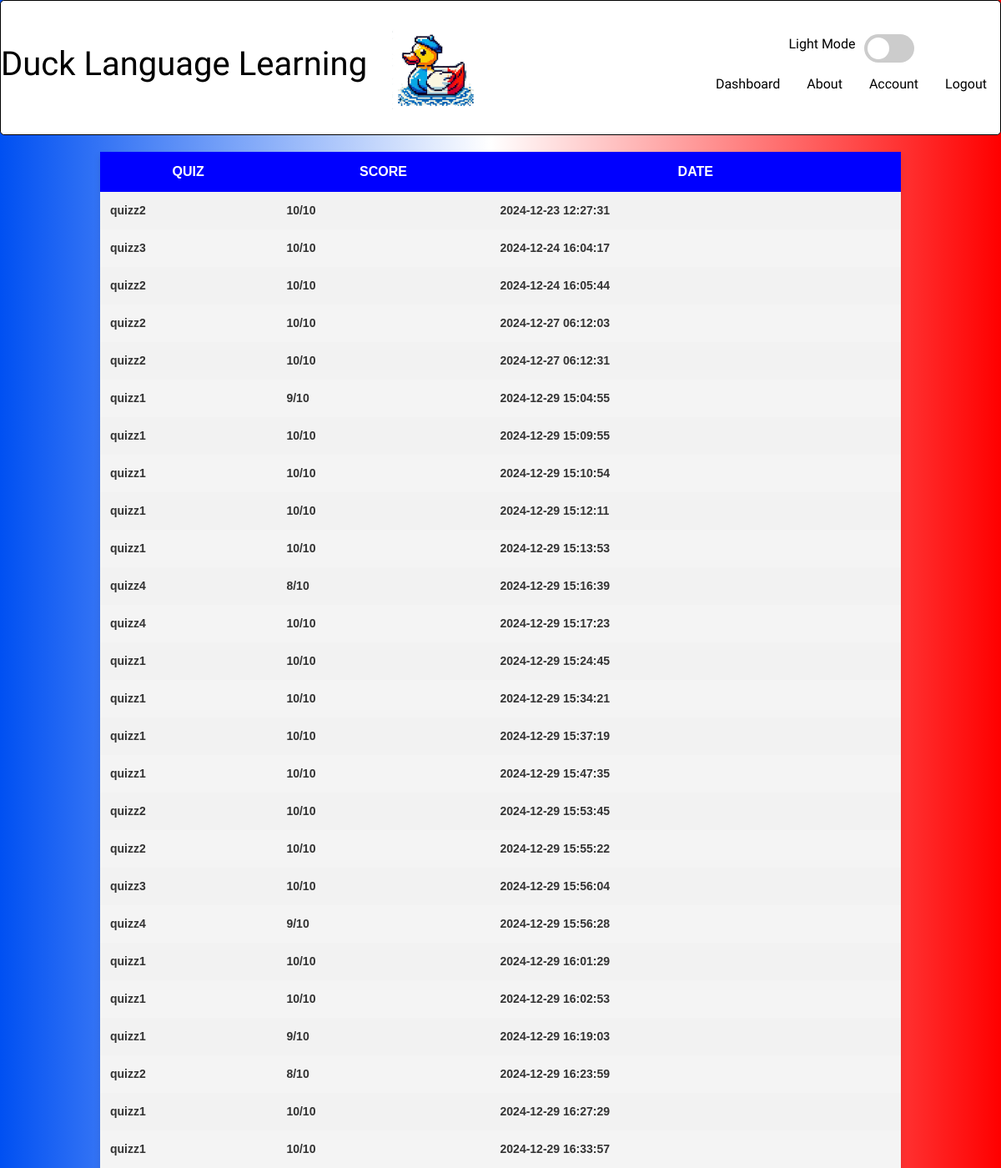
Page /scoreboard (signed in, upper part) on the committed database.
### tables this page shows
CREATE TABLE quiz_results (
    id INTEGER PRIMARY KEY AUTOINCREMENT,        -- id unique et clé primaire
    user_id INTEGER,                             -- user_id comme clé étrangère
    quiz_name TEXT NOT NULL,                     -- nom du quiz
    score INTEGER,                               -- score obtenu
    date TIMESTAMP DEFAULT CURRENT_TIMESTAMP,    -- date d'entrée, avec valeur par défaut l'heure actuelle
    FOREIGN KEY (user_id) REFERENCES users(id)  -- clé étrangère reliant user_id à la colonne id de la table users
);

### app.py (the view)
@app.route ("/scoreboard")
@login_required
def scoreboard():
    db=get_db()
    user_id = db.execute("SELECT id FROM users WHERE id=?", (session["user_id"],)).fetchone()
    scoreboard=db.execute("SELECT quiz_name,score,date FROM quiz_results WHERE user_id = ?",(user_id["id"],)).fetchall()
    return render_template("scoreboard.html",scoreboard=scoreboard)

### app.py (called while the page is built)
def get_db():
    db = getattr(g, '_database', None)
    if db is None:
        db = g._database = sqlite3.connect(DATABASE)
        db.row_factory = make_dicts
    return db

@app.teardown_appcontext
def close_connection(exception):
    db = getattr(g, '_database', None)
    if db is not None:
        db.close()

def make_dicts(cursor, row):
    return dict((cursor.description[idx][0], value)
                for idx, value in enumerate(row))

@app.after_request
def after_request(response):
    response.headers["Cache-Control"] = "no-cache, no-store, must-revalidate"
    response.headers["Expires"] = 0
    response.headers["Pragma"] = "no-cache"
    return response

### helper.py (called while the page is built)
def login_required(f):
    @wraps(f)
    def decorated_function(*args, **kwargs):
        if session.get("user_id") is None:
            return redirect("/login")
        return f(*args, **kwargs)
    return decorated_function

### templates/scoreboard.html (shortened to what this page needs)
{% extends "layout.html" %}
{% block content %}
<table>
    <th>Quiz</th>
    <th>Score</th>
    <th>Date</th>
{% for row in scoreboard %}
<tr>
    <td>{{row.quiz_name}}</td>
    <td>{{row.score}}/10</td>
    <td>{{row.date}}</td>
</tr>
{% endfor %}
</table>
{% endblock %}

### templates/layout.html (shortened to what this page needs)
<!DOCTYPE html>
<html lang="en">
<head>
    <link rel="stylesheet" href="{{ url_for('static', filename='style.css') }}">
    <link href="https://cdn.jsdelivr.net/npm/bootstrap@5.3.3/dist/css/bootstrap.min.css" rel="stylesheet">
</head>
<body>
<div id="top">
    <div>
    <header>
        <h1>Duck Language Learning</h1>
        <img id="duck" src="{{url_for('static',filename='test.jpeg')}}">
    </header>
    </div>
    {% if session["user_id"] %}
    <div class="nav_menu">
        <div class="mode">
         <p class="status">Light mode </p>
        <label class="switch" >
            <span class="slider round"></span>
          </label>
        </div>
        <div>
        <nav class="nav">
            <a class="nav-link active" aria-current="page" href="/dashboard">Dashboard</a>
            <a class="nav-link" href="/about">About</a>
            <a class="nav-link" href="/account">Account</a>
            <a class="nav-link" href="/logout">Logout</a>
        </nav>
    </div>
    </div>
    {% endif %}
</div>
    <div id="center">
    <main>
        {% block content %}{% endblock %}
    </main>
</div>
</body>
</html>

### static/style.css (style rules this page uses)
#top { display:flex; justify-content: space-between; color: black; align-items: center; border: black 1px solid; border-radius: 5px; font-weight: bold; background-color: white; font-family: "Playwrite CO Guides", serif; font-weight: 400; font-style: normal; }
nav .nav-link { color:black; text-decoration: none; }
body { background: linear-gradient(90deg, rgba(0,80,242,1) 0%, rgba(255,255,255,1) 49%, rgba(255,0,0,1) 100%); }
img { margin: 30px; }
table { width: 80%; margin: 20px auto; border-collapse: collapse; font-family: Arial, sans-serif; box-shadow: 0 4px 8px rgba(0, 0, 0, 0.1); text-align: center; font-weight: bold; }
th, td { text-align: center; padding: 12px; border: 1px solid #ddd; }
th { background-color:blue; color: white; font-weight: bold; text-transform: uppercase; }
tr:nth-child(even) { background-color: #f2f2f2; }
tr:nth-child(odd) { background-color: #f4f4f4; }
td { color: #333; font-size: 14px; }
#duck { width:100px; height: 100px; }
header { display: flex; justify-content: center; align-items: center; }
#pp th,td { padding: 12px; text-align: left; }
.switch { position: relative; display: inline-block; width: 60px; height: 34px; }
.slider { position: absolute; cursor: pointer; top: 0; left: 0; right: 0; bottom: 0; background-color: #ccc; -webkit-transition: .4s; transition: .4s; }
.slider:before { position: absolute; content: ""; height: 26px; width: 26px; left: 4px; bottom: 4px; background-color: white; -webkit-transition: .4s; transition: .4s; }
.slider.round { border-radius: 34px; }
.slider.round:before { border-radius: 50%; }
.nav_menu { display:flex; align-items: center; justify-content: center; flex-direction: column; }
.mode { display: flex; gap:10px; }

### rows in the picture
quiz_results: quiz_name "quizz2", score "10", date "2024-12-23 12:27:31"
quiz_results: quiz_name "quizz3", score "10", date "2024-12-24 16:04:17"
quiz_results: quiz_name "quizz2", score "10", date "2024-12-24 16:05:44"
quiz_results: quiz_name "quizz2", score "10", date "2024-12-27 06:12:03"
quiz_results: quiz_name "quizz2", score "10", date "2024-12-27 06:12:31"
quiz_results: quiz_name "quizz1", score "9", date "2024-12-29 15:04:55"
quiz_results: quiz_name "quizz1", score "10", date "2024-12-29 15:09:55"
quiz_results: quiz_name "quizz1", score "10", date "2024-12-29 15:10:54"
quiz_results: quiz_name "quizz1", score "10", date "2024-12-29 15:12:11"
quiz_results: quiz_name "quizz1", score "10", date "2024-12-29 15:13:53"
quiz_results: quiz_name "quizz4", score "8", date "2024-12-29 15:16:39"
quiz_results: quiz_name "quizz4", score "10", date "2024-12-29 15:17:23"
quiz_results: quiz_name "quizz1", score "10", date "2024-12-29 15:24:45"
quiz_results: quiz_name "quizz1", score "10", date "2024-12-29 15:34:21"
quiz_results: quiz_name "quizz1", score "10", date "2024-12-29 15:37:19"
quiz_results: quiz_name "quizz1", score "10", date "2024-12-29 15:47:35"
quiz_results: quiz_name "quizz2", score "10", date "2024-12-29 15:53:45"
quiz_results: quiz_name "quizz2", score "10", date "2024-12-29 15:55:22"
quiz_results: quiz_name "quizz3", score "10", date "2024-12-29 15:56:04"
quiz_results: quiz_name "quizz4", score "9", date "2024-12-29 15:56:28"
quiz_results: quiz_name "quizz1", score "10", date "2024-12-29 16:01:29"
quiz_results: quiz_name "quizz1", score "10", date "2024-12-29 16:02:53"
quiz_results: quiz_name "quizz1", score "9", date "2024-12-29 16:19:03"
quiz_results: quiz_name "quizz2", score "8", date "2024-12-29 16:23:59"
quiz_results: quiz_name "quizz1", score "10", date "2024-12-29 16:27:29"
quiz_results: quiz_name "quizz1", score "10", date "2024-12-29 16:33:57"
